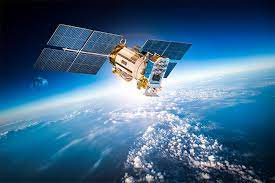
#> input picture lab2/satellite.jpg, 275 x 183 px, found by its file name
$ jupyter execute --allow-errors lab2.ipynb   (shell and % lines are left out)   (text cells are left out)
#> lines starting #> are read from the running program, lines starting #| are printed output that depends on the picture; pictures that were not available may be replaced by others from this repository, and a replacement may not be noted
[cell 1]
##Import all needed libraries
import numpy as np
from sklearn import cluster
import matplotlib.pyplot as plt
from mpl_toolkits.mplot3d import Axes3D
from sklearn.decomposition import PCA
from sklearn.preprocessing import StandardScaler
from skimage import io

##The dataset is loaded to your GDrive so need to be mounted
from google.colab import drive
drive.mount('/content/drive')

[cell 2]
# Notes

image = io.imread('/content/drive/MyDrive/SAT/assets/satellite.jpg')
#> image is the input picture: shape (183, 275, 3); mean R, G, B 64.5, 104.5, 136.3
print(image.shape)
#| (183, 275, 3)

# 1- Convert the image to a 2D array of pixel values
img_2d = image.reshape(-1, image.shape[2])
print(img_2d.shape)
#| (50325, 3)

# 2- Plotting image pixels as 3-dim vectors in a 3D graph
fig = plt.figure()
ax = fig.add_subplot(111, projection='3d')
ax.scatter(img_2d[:,0], img_2d[:,1], img_2d[:,2], c='blue')
ax.set_xlabel('R')
ax.set_ylabel('G')
ax.set_zlabel('B')
# ax.title('Image Pixels as Points')
plt.show()
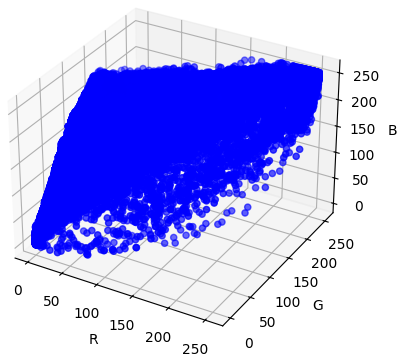
#> figure drawn by matplotlib, 1 panel

# The StandardScaler() function is a preprocessing step that is commonly used before performing PCA or other machine learning algorithms.
# This function scales the data to have zero mean and unit variance along each feature axis.

img_2d = StandardScaler().fit_transform(img_2d)


# Perform PCA with 3 components and fit the image data that has been scaled
pca = PCA(n_components=3)
pca.fit(img_2d)
output = pca.transform(img_2d)


# Important attributes
print('Covariance matrix:\n', pca.get_covariance())
print('Eigenvalues:\n', pca.explained_variance_)
print('Eigenvalues in ratio:\n', pca.explained_variance_ratio_)
print('Eigenvectors:\n', pca.components_)

[cell 3]
# Requirement 1

# TODO: Load the JPG image "Forest_1.jpg"

# TODO: Convert the image to a 2D array of pixel values

# TODO: Scale the data to have zero mean and unit variance along each feature axis.

# TODO: Perform PCA with 3 components

# TODO: Scree plot of the eigen values ratios

# TODO: Plot the 3D graph of the PCA

# TODO: Remove the lowest unimportant PC

# TODO: Plot the 2D points of the highest PC using plot.scatter

# TODO: Print the covariance matrix, eigenvalues, and eigen vectors and comment on the result.

[cell 4]
# Requirement 2

# TODO: Load the TIF image "Forest_27.tif"
image = io.imread('/content/drive/MyDrive/SAT/assets/Forest_27.tif')
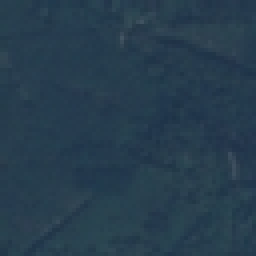
#> input picture lab2/Forest_1.jpg, 64 x 64 px, given in place of Forest_27.tif, which was not available (shown 4 times larger)
#> image is the input picture: shape (64, 64, 3); mean R, G, B 38.9, 61.1, 77.6
print(image.shape)
#| (64, 64, 3)


# TODO: Convert the image to a 2D array of pixel values
img_2d = image.reshape(-1, image.shape[2])

# TODO: Scale the data to have zero mean and unit variance along each feature axis.
img_2d = StandardScaler().fit_transform(img_2d)
# TODO: Perform PCA with 3 components
pca_full = PCA()
pca_full.fit(img_2d)
pca_3_components = PCA(n_components=3)
pca_3_components.fit(img_2d)

# TODO: Scree plot of the eigen values ratios
plt.figure(figsize=(12, 4))

# Scree plot of the eigen values ratios
plt.subplot(1, 2, 1)
plt.plot(  pca_full.explained_variance_ratio_, marker='o', linestyle='--')
plt.xlabel('Principal Components')
plt.ylabel('ratio of egin values variances')
plt.title(' eigen values ratios')
plt.subplot(1, 2, 2)

plt.plot(  np.cumsum(pca_full.explained_variance_ratio_), marker='o', linestyle='--')
plt.xlabel('Principal Components')
plt.ylabel('cumulative ratio of egin values variances')
plt.title(' cumulative eigen values ratios')

plt.tight_layout()
plt.show()
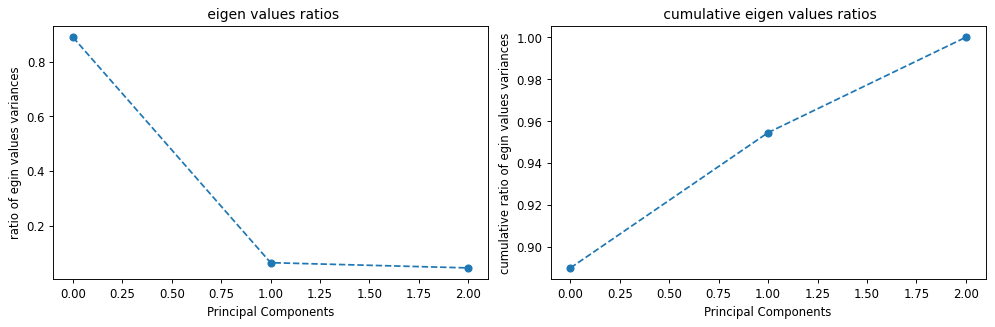
#> figure drawn by matplotlib, 2 panels
# TODO: How many PCs required to achieve 90% variance ? and print the exact percentage of these PCs

cumulative_variance = np.cumsum(pca_full.explained_variance_ratio_)
num_pcs = np.argmax(cumulative_variance >= 0.9) + 1
print(f"Number of pcs needed to achieve 90% variance: {num_pcs}")
print(f"Exact variance captured  {cumulative_variance[num_pcs - 1] * 100:.4f}%")
##3 Pcs were needed
##extact precentage =0.9003052

# TODO: Keep the PCs that will achieve 90%
pca_final = PCA(n_components=num_pcs)
output_final = pca_final.fit_transform(img_2d)
#> output_final = 4096 pairs, first value -4.89 to 13.03, second value -1.41 to 1.59

# TODO: Plot the graph of the PCA (that achieve 90%)

fig=plt.figure(figsize=(12, 8))
ax = fig.add_subplot(111, projection="3d")
#> (the rest of this cell did not finish here and is left out)

[cell 5]
# TODO: Print the covariance matrix, eigenvalues, and eigen vectors and comment on the result.
print('Covariance matrix:\n', pca_final.get_covariance())
print('Eigenvalues:\n', pca_final.explained_variance_)
print('Eigenvectors:\n', pca_final.components_)

##coveriance matrix of transformed image
print('Covariance matrix of the final output:\n', np.cov(output_final.T))
#| Covariance matrix of the final output:
#|  [[2.67079057e+00 4.94950709e-16]
#|  [4.94950709e-16 1.93586583e-01]]
